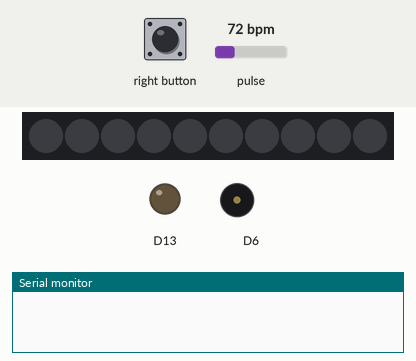
Simulated run of this sketch. Board: Adafruit Circuit Playground Express. Shown: 10 RGB LEDs in strip order, left to right, output pins drawn as LEDs (lit = HIGH), buzzer (waves = sounding), the last lines printed to the serial monitor. Inputs (shaded band) come from the test bench; at power-on: pulse 72 bpm. Dim RGB values are drawn brighter than linear.

Above: at 1.2 s.
1.3 s: pulse set to 130 bpm
4.3 s: right button pressed for 3.2 s
At 8.4 s:
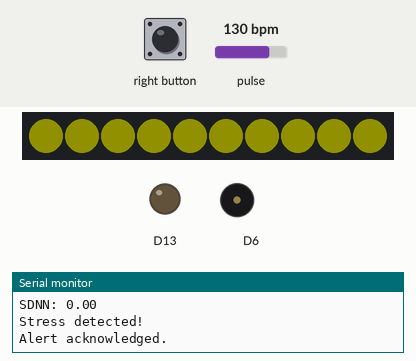
At 17.6 s:
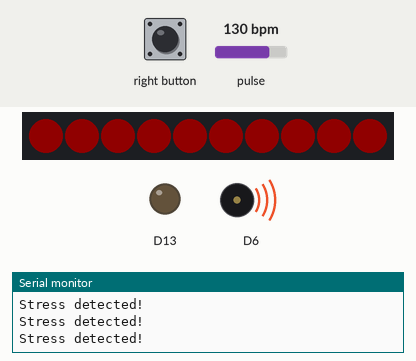
Timing chart, 0 to 17.9 s (numbered marks = the images above; inputs shaded):
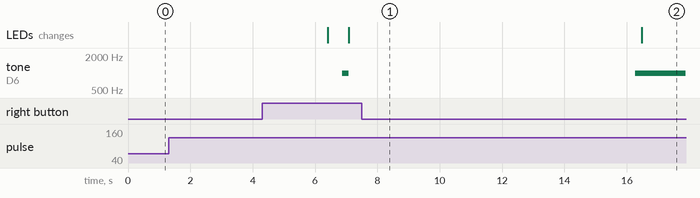

The sketch:

final_CPESmartDriveCode.ino
```cpp
#include <Adafruit_CircuitPlayground.h>
#include <PulseSensorPlayground.h>
#include <math.h>

// Constants and thresholds
#define THRESHOLD 550          // Threshold for pulse sensor detection
#define STRESS_THRESHOLD 30    // RMSSD threshold for stress detection
#define SIZE 10                // Size of IBI differences array
#define s 3                   // size of raw data to smoth
int countDiff;


// Pulse sensor setup
const int PulseSensorPin = 10; // pin for reading analog signal from pulse sensor
PulseSensorPlayground pulseSensor;

class StressAlert {
public:


    void checkStressDetection(float RMSSD, double sdnn) {
        if (RMSSD < STRESS_THRESHOLD && sdnn < STRESS_THRESHOLD) {

            //stressful conditions
            do {
                activateAlert();

            } while (!CircuitPlayground.rightButton()); // give an alert until the user hit right button

            // reset LED and buzzer to signify transition state
            acknowledge();


        }

        // check for intermediate state
        else if ((RMSSD > STRESS_THRESHOLD && RMSSD < 60) && (sdnn > STRESS_THRESHOLD && sdnn < 60))
        {
            // modify alert signals to show intermediate state
            handleIntermediateCondition();

        }
        else
        {
            // normal conditions
            resetAlert();

        }

    }


private:

    // function for providing an alert in case of stress detection
    void activateAlert() {

        Serial.println("Stress detected!");
        CircuitPlayground.playTone(1000, 200); // Play tone for 200ms
        for (int i = 0; i < 10; i++)
        {
            CircuitPlayground.setPixelColor(i, 200, 0, 0); // Set LED to RED
        }

    }

    // function for resetting alert to signify normal state
    void resetAlert() {
        for (int i = 0; i < 10; i++)
        {
            CircuitPlayground.setPixelColor(i, 0, 255, 0); // Set LED to GREEN
        }


    }


    void acknowledge() {

        Serial.println("Alert acknowledged.");

        // set LED to yellow to show transition state
        for (int i = 0; i < 10; i++)
        {
            CircuitPlayground.setPixelColor(i, 200, 200, 0); // Set LED to YELLOW
        }
        countDiff = 0;
        delay(5000); // Delay for 5 seconds


    }

    // function for setting alert signify intermediate state
    void handleIntermediateCondition() {
        for (int i = 0; i < 10; i++)
        {
            CircuitPlayground.setPixelColor(i, 200, 200, 0); // Set LED to YELLOW
        }

    }


};

// Create an instance of the StressAlert class
StressAlert stressAlert;

// initialize valuables
int raw_IBI[s] = { 0, 0, 0 };
int raw_signal[s] = { 0,0,0 };
int IBI = 0;                   // Inter-beat interval
int lastIBI = 0;               // Previous IBI
int IBIDiffs[SIZE];            // Array to store last 10 successive IBI differences
int ibi[SIZE];
//int countDiff = 0;             // Counter for number of differences
float RMSSD = 0;
double sdnn = 0;               // Variable to store calculated RMSSD
int index = 0;

// Function to calculate RMSSD
float computeRMSSD(int IBIDiffs[], int size) {
    float sumOfSquares = 0.0;
    // calculate the sum of differences between consecutive interbeat intervals
    for (int i = 0; i < size; i++) {
        sumOfSquares += pow(IBIDiffs[i], 2);  // Sum of squares of differences
    }
    return sqrt(sumOfSquares / size);      // Return RMSSD
}

// Function to calculate SDNN
double calculateSDNN(int rr[], int size) {
    double meanRR = 0.0;
    for (int i = 0; i < size; i++) {
        meanRR += rr[i]; // sum of interbeat intervals
    }
    meanRR /= size; // mean of interbeat intervals

    double sumSquaredDifferences = 0.0;
    for (int i = 0; i < size; i++) {
        sumSquaredDifferences += pow(rr[i] - meanRR, 2);
    }
    // return standard deviation
    return sqrt(sumSquaredDifferences / (size - 1));
}

// function to calculate moving average to filter noise in the data
double computeSMA(int data[], int size) {
    int sum = 0;
    for (int i = 0; i < size; i++) {
        sum += data[i]; // Sum of the last `size` values
    }
    return sum / (double)size; // Return the average
}

void setup() {
    Serial.begin(9600);
    CircuitPlayground.begin();
    pulseSensor.analogInput(PulseSensorPin);
    pulseSensor.setThreshold(THRESHOLD);  // Set pulse sensor threshold
    pulseSensor.begin();
    countDiff = 0;
}

void loop() {
    if (pulseSensor.sawStartOfBeat())
    {
        raw_IBI[index % s] = pulseSensor.getInterBeatIntervalMs();
        index++;


        if (index >= s) { // Compute SMA after enough readings

            IBI = computeSMA(raw_IBI, s);

            ibi[countDiff % SIZE] = IBI;

            Serial.print("IBI: ");

            Serial.println(IBI);

            if (lastIBI > 0) {
                int IBI_diff = IBI - lastIBI;
                IBIDiffs[countDiff % SIZE] = IBI_diff; // Store the difference
                countDiff++;

                // Compute RMSSD and SDNN after collecting enough differences
                if (countDiff >= SIZE) {
                    RMSSD = computeRMSSD(IBIDiffs, SIZE);
                    sdnn = calculateSDNN(ibi, SIZE);

                    Serial.print("RMSSD: ");

                    Serial.println(RMSSD);
                    Serial.print("SDNN: ");

                    Serial.println(sdnn);

                    // Check stress detection
                    stressAlert.checkStressDetection(RMSSD, sdnn);
                }
            }

            // Update last IBI
            lastIBI = IBI;
        }
    }


    delay(20); // Stabilize the readings
}
```

Measured:
- after the input at 4.3 s, the LEDs: first differ from a run without the input after 2.8 s (image 1)
